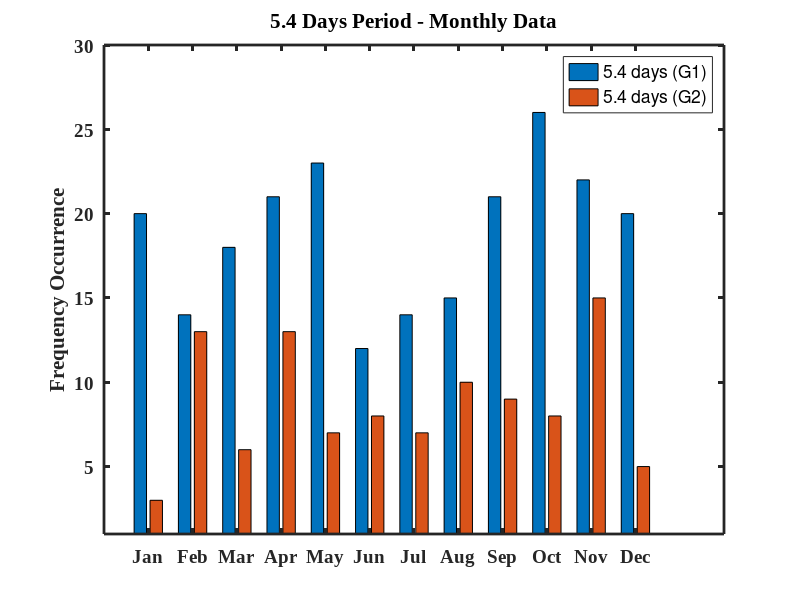
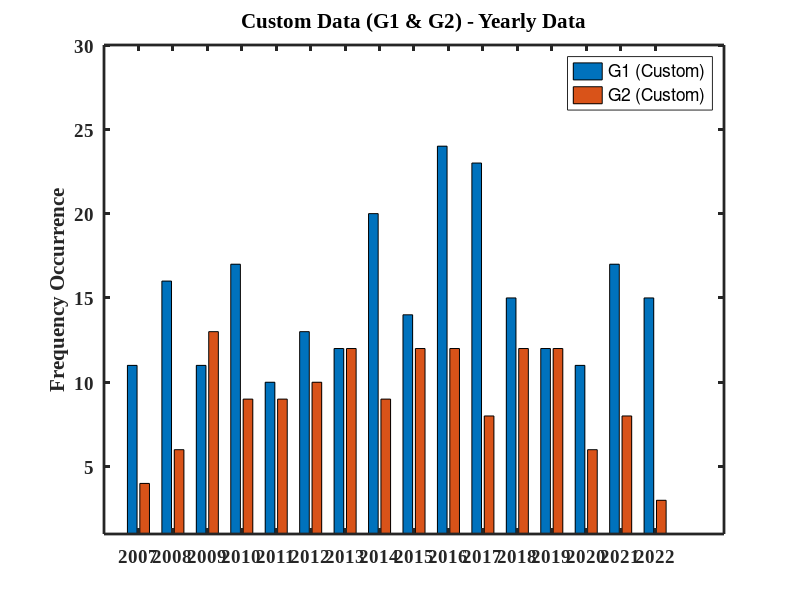

These charts were generated, in order, by the following MATLAB code:
%% ========================================================================
%  GNSS-TS-SignalProcessing : Signal Processing of GNSS Coordinate Time Series
%  ------------------------------------------------------------------------
%  Script  : newplotoccurance.m
%  Purpose : Monthly occurrence plot of the 5.4-day signal for groups G1
%            and G2.
%  ------------------------------------------------------------------------
%  Author  : Motahareh Esfandyari-Kaloukan
%  ========================================================================

clc; clear; close all;

% Data for 5.4 days (G1 & G2) - Monthly
a = [20;14;18;21;23;12;14;15;21;26;22;20];  % G1 (5.4 days)
b = [3;13;6;13;7;8;7;10;9;8;15;5];          % G2 (5.4 days)

% Data for the custom plot (c and d) - where c is for G1 and d is for G2
c = [4,6,13,9,9,10,12,9,12,12,8,12,12,6,8,3]; % G1 (custom data)
d = [11,16,11,17,10,13,12,20,14,24,23,15,12,11,17,15]; % G2 (custom data)

% **Figure 1: Monthly Data for 5.4 days (G1 & G2) - Bar Chart**
figure(1)
bar(1:12, [a b], 'grouped')  % Plot G1 and G2 as grouped bars
ylim([1 30])
xticks(1:12)
xticklabels({'Jan', 'Feb', 'Mar', 'Apr', 'May', 'Jun', 'Jul', 'Aug', 'Sep', 'Oct', 'Nov', 'Dec'})
set(gca, 'fontname', 'times new roman', 'LineWidth', 2, 'fontweight', 'bold', 'fontsize', 14)
ylabel('Frequency Occurrence')  % Label y-axis
legend('5.4 days (G1)', '5.4 days (G2)')
title('5.4 Days Period - Monthly Data')

% **Figure 2: Custom Data for G1 (c) and G2 (d) - Bar Chart**
figure(2)
bar(1:16, [d' c'], 'grouped')  % Plot G1 (c) and G2 (d) as grouped bars
ylim([1 30])
xticks(1:16)
xticklabels({'2007', '2008', '2009', '2010', '2011', '2012', '2013', '2014', '2015', '2016', '2017', '2018', '2019', '2020', '2021', '2022'})
set(gca, 'fontname', 'times new roman', 'LineWidth', 2, 'fontweight', 'bold', 'fontsize',14)
ylabel('Frequency Occurrence')  % Label y-axis
legend('G1 (Custom)', 'G2 (Custom)')
title('Custom Data (G1 & G2) - Yearly Data')
